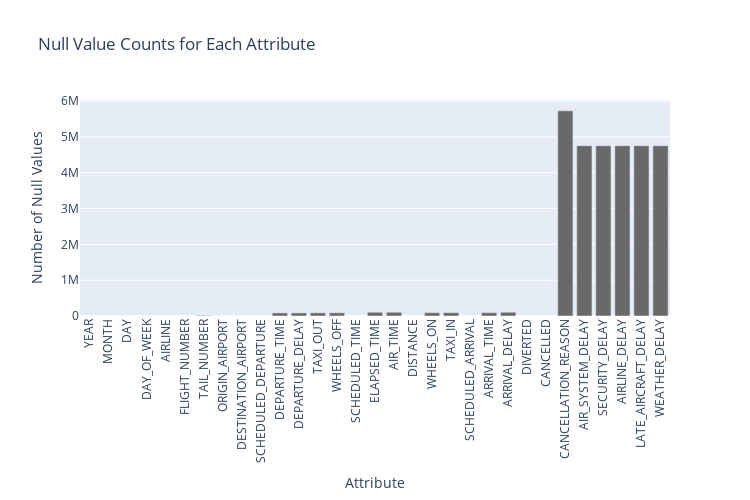

Here is the notebook cell this chart was saved with:
### Code cell
# Count the number of null values in each column
null_counts = [df.filter(F.col(c).isNull()).count() for c in df.columns]

# Create a bar chart using plotly.graph_objs
fig = go.Figure(
    go.Bar(x=df.columns, y=null_counts, marker_color='dimgray')
)

# Add x-axis and y-axis labels
fig.update_layout(
    title='Null Value Counts for Each Attribute',
    xaxis_title='Attribute',
    yaxis_title='Number of Null Values',
    width=750,
    height= 500
)

# Rotate x-axis tick labels by 90 degrees
fig.update_layout(xaxis_tickangle=-90)

fig.show()

### Figure 1 — Plotly figure (JSON) as saved in the notebook; plotly's stock layout.template omitted (floating-point values rounded to 4 significant figures)
{"data": [{"marker": {"color": "dimgray"}, "type": "bar", "x": ["YEAR", "MONTH", "DAY", "DAY_OF_WEEK", "AIRLINE", "FLIGHT_NUMBER", "TAIL_NUMBER", "ORIGIN_AIRPORT", "DESTINATION_AIRPORT", "SCHEDULED_DEPARTURE", "DEPARTURE_TIME", "DEPARTURE_DELAY", "TAXI_OUT", "WHEELS_OFF", "SCHEDULED_TIME", "ELAPSED_TIME", "AIR_TIME", "DISTANCE", "WHEELS_ON", "TAXI_IN", "SCHEDULED_ARRIVAL", "ARRIVAL_TIME", "ARRIVAL_DELAY", "DIVERTED", "CANCELLED", "CANCELLATION_REASON", "AIR_SYSTEM_DELAY", "SECURITY_DELAY", "AIRLINE_DELAY", "LATE_AIRCRAFT_DELAY", "WEATHER_DELAY"], "y": [0, 0, 0, 0, 0, 0, 14721, 0, 0, 0, 86153, 86153, 89047, 89047, 6, 105071, 105071, 0, 92513, 92513, 0, 92513, 105071, 0, 0, 5729195, 4755640, 4755640, 4755640, 4755640, 4755640]}], "layout": {"height": 500, "title": {"text": "Null Value Counts for Each Attribute"}, "width": 750, "xaxis": {"tickangle": -90, "title": {"text": "Attribute"}}, "yaxis": {"title": {"text": "Number of Null Values"}}}}
